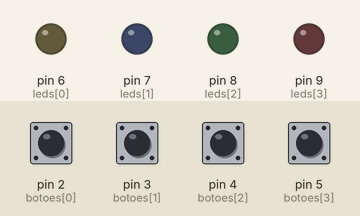
A sketch run on a simulated Arduino Uno, built with avr-gcc and run on an emulated ATmega328P. Shown: output pins drawn as LEDs (lit = HIGH). Dashed ring = blinking. The inputs (shaded band) are chosen by the test bench; at power-on: pin 2 (botoes[0]), pin 3 (botoes[1]), pin 4 (botoes[2]), pin 5 (botoes[3]) HIGH. Random numbers use the default seed unless the sketch sets one.

Above: at 1.2 s.
1.3 s: pin 2 (botoes[0]) pulled LOW for 0.15 s
At 2.7 s:
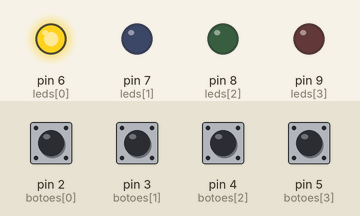
4.3 s: pin 3 (botoes[1]) pulled LOW for 0.15 s
At 4.75 s:
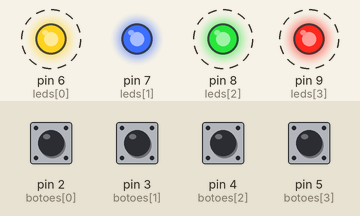
7.4 s: pin 4 (botoes[2]) pulled LOW for 0.15 s
At 8.8 s:
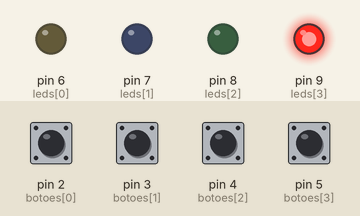
10.4 s: pin 5 (botoes[3]) pulled LOW for 0.15 s
At 12.3 s:
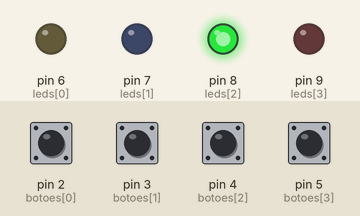
13.5 s: pin 5 (botoes[3]) pulled LOW for 1 s
At 14.25 s:
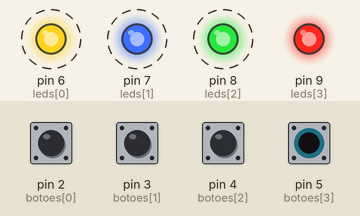
Timing chart, 0 to 17.1 s (numbered marks = the images above; inputs shaded):
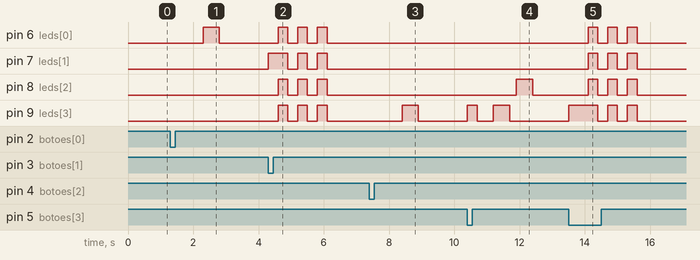

The sketch:

sketch.ino
```cpp
// Genius Game - Versão Arduino com 4 Pushbuttons e 4 LEDs
// Conecte os botões aos pinos digitais: 2, 3, 4, 5
// Conecte os LEDs aos pinos: 6, 7, 8, 9

// Definição dos pinos
const int botoes[] = {2, 3, 4, 5};
const int leds[] = {6, 7, 8, 9};
const int numPinos = 4;

// Variáveis de controle do jogo
int sequencia[100]; // Armazena a sequência do jogo
int nivel = 0;
int passo = 0;
bool jogoAtivo = false;

void setup() {
  for (int i = 0; i < numPinos; i++) {
    pinMode(botoes[i], INPUT_PULLUP); // Botões com resistor interno
    pinMode(leds[i], OUTPUT);
  }
  randomSeed(analogRead(0)); // Gera uma semente aleatória
}

void loop() {
  if (!jogoAtivo) {
    aguardarInicio();
  } else {
    proximaRodada();
    reproduzirSequencia();
    verificarEntradaUsuario();
  }
}

// Pisca todos os LEDs 3 vezes em caso de erro
void sinalizarErro() {
  for (int i = 0; i < 3; i++) {
    for (int j = 0; j < numPinos; j++) digitalWrite(leds[j], HIGH);
    delay(300);
    for (int j = 0; j < numPinos; j++) digitalWrite(leds[j], LOW);
    delay(300);
  }
  nivel = 0;
  jogoAtivo = false;
}

// Aguarda o usuário pressionar qualquer botão para começar
void aguardarInicio() {
  for (int i = 0; i < numPinos; i++) {
    if (digitalRead(botoes[i]) == LOW) {
      delay(1000); // Debounce
      jogoAtivo = true;
      nivel = 0;
      break;
    }
  }
}

// Adiciona um novo termo (1 a 4) à sequência
void proximaRodada() {
  sequencia[nivel] = random(0, 4); // Sorteia índice de 0 a 3
  nivel++;
}

// Mostra a sequência atual para o jogador
void reproduzirSequencia() {
  for (int i = 0; i < nivel; i++) {
    int ledPino = leds[sequencia[i]];
    digitalWrite(ledPino, HIGH);
    delay(500);
    digitalWrite(ledPino, LOW);
    delay(200);
  }
}

// Lógica para capturar e validar os botões apertados
void verificarEntradaUsuario() {
  for (int i = 0; i < nivel; i++) {
    bool jogadaCorreta = false;

    // Aguarda o jogador pressionar um botão
    while (!jogadaCorreta) {
      for (int b = 0; b < numPinos; b++) {
        if (digitalRead(botoes[b]) == LOW) {
          digitalWrite(leds[b], HIGH); // Feedback visual
          delay(300);
          digitalWrite(leds[b], LOW);

          if (b == sequencia[i]) {
            jogadaCorreta = true;
          } else {
            sinalizarErro();
            return; // Sai da função para reiniciar o jogo
          }
        }
      }
    }
  }
  delay(500); // Pequena pausa entre níveis
}
```

Measured:
- after the input at 1.3 s, pin 6 (leds[0]): LOW → HIGH after 1.0 s, → LOW 0.50 s later
- after the input at 4.3 s, pin 6 (leds[0]), pin 8 (leds[2]), pin 9 (leds[3]): alternates HIGH for 0.30 s and LOW for 0.30 s, 6 changes in all, then stays LOW, starting after 0.30 s; pin 7 (leds[1]): LOW → HIGH at once, then repeats every 0.60 s: LOW 0.30 s, HIGH 0.30 s, until it stays LOW from 6.1 s
- after the input at 7.4 s, pin 9 (leds[3]): LOW → HIGH after 1.0 s, → LOW 0.50 s later
- after the input at 10.4 s, pin 8 (leds[2]): LOW → HIGH after 1.5 s, → LOW 0.50 s later; pin 9 (leds[3]): LOW → HIGH at once, → LOW 0.30 s later, → HIGH 0.50 s later, → LOW 0.50 s later
- after the input at 13.5 s, pin 6 (leds[0]), pin 7 (leds[1]), pin 8 (leds[2]): alternates HIGH for 0.30 s and LOW for 0.30 s, 6 changes in all, then stays LOW, starting after 0.60 s; pin 9 (leds[3]): LOW → HIGH at once, then repeats every 0.60 s: LOW 0.30 s, HIGH 0.30 s, until it stays LOW from 15.6 s
